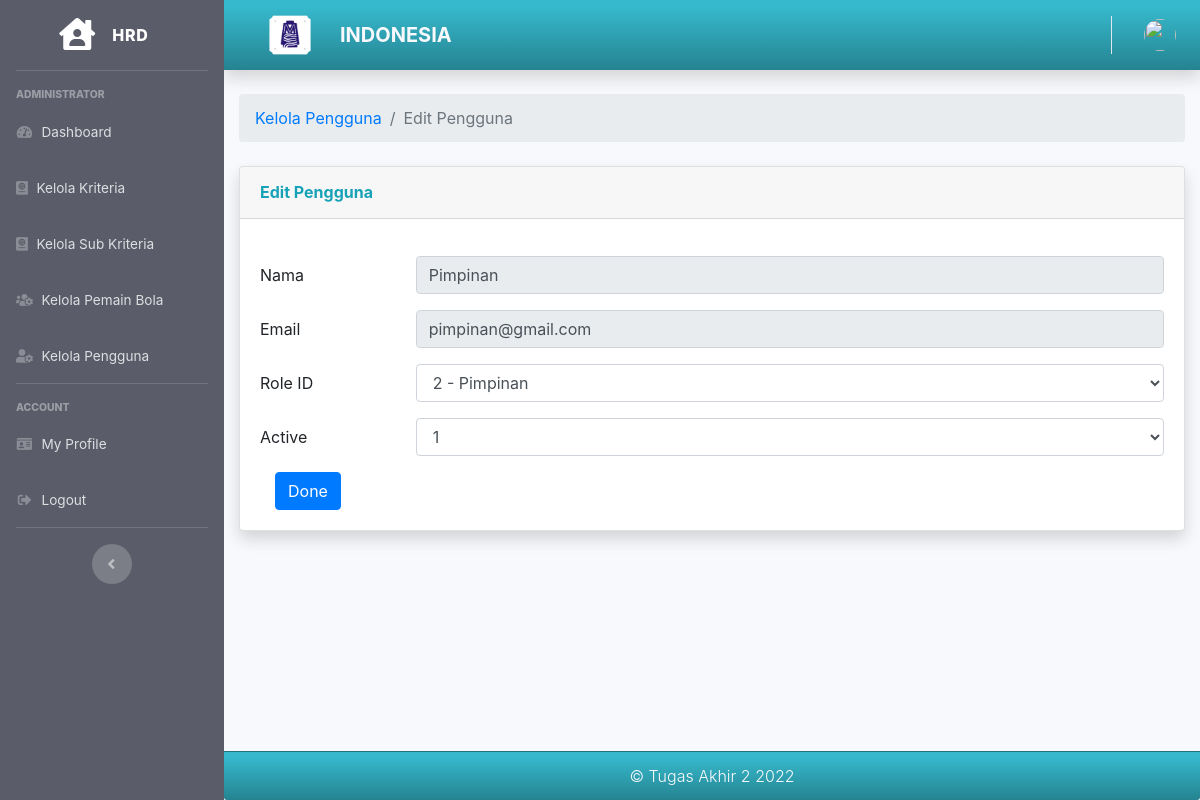
Screenshot of /hrd/edit_pengguna/19 with the database file from the repository.
### tables this page shows
CREATE TABLE `user` (
  `id` int(11) NOT NULL,
  `name` varchar(128) NOT NULL,
  `email` varchar(128) NOT NULL,
  `image` varchar(512) NOT NULL,
  `password` varchar(256) NOT NULL,
  `role_id` int(11) NOT NULL,
  `is_active` int(1) NOT NULL,
  `date_created` int(11) NOT NULL
);

### application/controllers/Hrd.php (called while the page is built, shortened)
<?php
class Hrd extends CI_Controller
{
    public function __construct()
    {
        $this->load->model('Hrd_model');
        $this->load->model('Kriteria_model');
    }
    public function edit_pengguna($id)
    {
        $data['user'] = $this->db->get_where('user', ['email' => $this->session->userdata('email')])->row_array();
        $data2['user'] = $this->Hrd_model->getDataUserById($id);
        $data2['user_role'] = $this->db->get('user_role')->result_array();
        $data['title'] = 'Edit Pengguna';
        $this->form_validation->set_rules('name', 'name', 'required');
        $this->form_validation->set_rules('email', 'email', 'required');
        $this->form_validation->set_rules('role_id', 'role_id', 'required');
        $this->form_validation->set_rules('is_active', 'is_active', 'required');
        if ($this->form_validation->run() == false) {
            $this->load->view('templates/hrd_header', $data);
            $this->load->view('templates/hrd_sidebar', $data);
            $this->load->view('templates/hrd_topbar', $data);
            $this->load->view('hrd/edit_pengguna', $data2);
            $this->load->view('templates/hrd_footer');
        }
    }
}

### index.php (called while the page is built, shortened)
<?php
require_once BASEPATH.'core/CodeIgniter.php';

### application/models/Hrd_model.php (called while the page is built, shortened)
<?php
class Hrd_model extends CI_Model
{
    public function getDataUserById($id)
    {
        return $this->db->get_where('user', ['id' => $id])->row_array();
    }
}

### application/views/hrd/edit_pengguna.php (the view, shortened to what this page needs)
<div class="container-fluid">
    <nav aria-label="breadcrumb">
        <ol class="breadcrumb">
            <li class="breadcrumb-item"><a href="<?= base_url(); ?>hrd/kelola_pengguna">Kelola Pengguna</a></li>
            <li class="breadcrumb-item active" aria-current="page">Edit Pengguna</li>
        </ol>
    </nav>
    <div class="card shadow mb-4">
        <div class="card-header py-3">
            <h6 class="m-0 font-weight-bold text-info">Edit Pengguna</h6>
        </div>
        <div class="card-body">
            <form action="" method="post">
                <div class="form-group row">
                    <div class="col-sm-6">
                    </div>
                </div>
                <div class="form-group row">
                    <label for="name" class="col-sm-2 col-form-label">Nama</label>
                    <div class="col-sm-10">
                        <input type="text" class="form-control" id="name" name="name" value="<?= $user['name']; ?>" readonly>
                    </div>
                </div>
                <div class="form-group row">
                    <label for="email" class="col-sm-2 col-form-label">Email</label>
                    <div class="col-sm-10">
                        <input type="text" class="form-control" id="email" name="email" value="<?= $user['email']; ?>" readonly>
                    </div>
                </div>
                <div class="form-group row">
                    <label for="role_id" class="col-sm-2 col-form-label">Role ID</label>
                    <div class="col-sm-10">
                        <select class="form-control" id="role_id" name="role_id">
                            <?php
                            foreach ($user_role as $p) {
                                if ($p['id'] == $user['role_id']) {
                                    echo '<option value="' . $p['id'] . '" selected>' . $p['id'] . ' - ' . $p['role'] . '</option>';
                                } else {
                                    echo '<option value="' . $p['id'] . '">' . $p['id'] . ' - ' . $p['role'] . '</option>';
                                }
                            } ?>
                        </select>
                    </div>
                </div>
                <div class="form-group row">
                    <label for="role_id" class="col-sm-2 col-form-label">Active</label>
                    <div class="col-sm-10">
                        <select class="form-control" id="is_active" name="is_active" value="">
                            <option><?= $user['is_active']; ?></option>
                        </select>
                    </div>
                </div>
                <div class="col-md-6">
                    <button type="submit" class="btn btn-primary">Done</button>
                </div>
            </form>
        </div>
    </div>
</div>
</div>

### assets/css/custom.css (style rules this page uses)
body { font-family: 'Open Sans', sans-serif; }

### rows the page displays
user: name "Pimpinan", email "pimpinan@gmail.com", is_active "1"

### other values shown
form field role_id "2 - Pimpinan"
